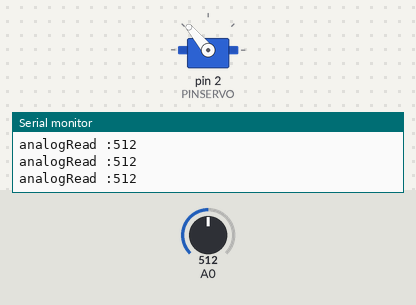
This sketch was run on a simulated Arduino Uno, built with avr-gcc and run on an emulated ATmega328P. Shown: servo, the last lines printed to the serial monitor. Inputs (shaded band) come from the test bench; at power-on: A0 = 512.

Above: at 1.2 s.
1.3 s: A0 set to 549
At 1.7 s:
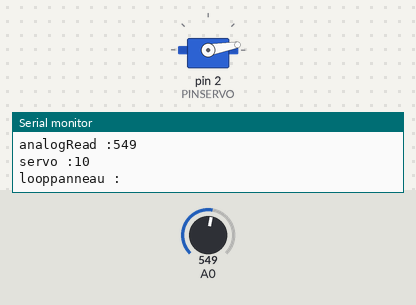
Timing chart, 0 to 4.3 s (numbered marks = the images above; inputs shaded):
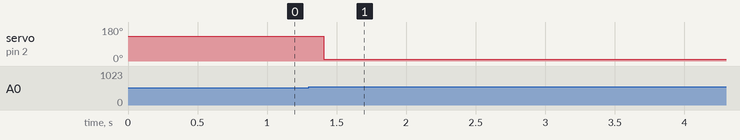

The sketch:

20190204_robotiquexperience.ino
```cpp
#include <Servo.h>

Servo myservo;  // create servo object to control a servo

const int sharp = 0;       // pin du sharp ( A0 )
const int moteur = 2;     // pin du moteur
int valeurdepart = 70;
int valeursharp = 0;
int led = 4;              // PIN LED
int inter = "30";             // temps d'attente entre 2 éclairage ( "grésillement")


/////////////////////////// PANNEAU ////////////////////////////////////

          //Pins des ampoules
int ampoule1 = 2;
int ampoule2 = 1;
int ampoule3 = 0;
int handUp = 160;             // l'angle du servo moteur en position haute
int handDown = 80;            // l'angle du servo moteur en position haute
short int delaybas = 100;     // temps d'attente en position basse en milisecondes
short int delayhaut = 2000;   // temps d'attente en position haute en milisecondes
short int delaytraget =500;   // temps d'attente pour laisser le servo bouger
void setuppanneau()
{


 pinMode(ampoule1,OUTPUT);        // initialise les ampoules
 pinMode(ampoule2,OUTPUT);        // initialise les ampoules
 pinMode(ampoule3,OUTPUT);        // initialise les ampoules

digitalWrite (ampoule1,HIGH);     //allume les ampoules
digitalWrite (ampoule2,HIGH);     //allume les ampoules
digitalWrite (ampoule3,HIGH);     //allume les ampoules
}

 void gresillement () {           //fonction définisant la séquance de "grésillement"
 analogWrite (ampoule1,255);      //100%
 analogWrite (ampoule2,255);
 analogWrite (ampoule3,255);
 delay(2*inter);                  //attend plus longtemps
 analogWrite (ampoule1,180);      //50%
 analogWrite (ampoule2,180);
 analogWrite (ampoule3,180);
 delay(inter);
 analogWrite (ampoule1,230);      //90%
 analogWrite (ampoule2,230);
 analogWrite (ampoule3,230);
 delay(inter);
 analogWrite (ampoule1,230);      //90%
 analogWrite (ampoule2,230);
 analogWrite (ampoule3,230);
 delay(inter);
 analogWrite (ampoule1,255);      //100%
 analogWrite (ampoule2,255);
 analogWrite (ampoule3,255);
 delay(inter);
for (int t=0;t<2;t=t+1) {           //répete 2 fois cette séquance
  analogWrite (ampoule1,0);         //0%
  analogWrite (ampoule2,0);
  analogWrite (ampoule3,0);
  delay(inter);
  analogWrite (ampoule1,102);       //40%
  analogWrite (ampoule2,102);
  analogWrite (ampoule3,102);
  delay(inter);
  analogWrite (ampoule1,26);        //10%
  analogWrite (ampoule2,26);
  analogWrite (ampoule3,26);
  delay(inter);
  analogWrite (ampoule1,255);       //100%
  analogWrite (ampoule2,255);
  analogWrite (ampoule3,255);
  delay(inter);
  }
 }
void looppanneau() {
    Serial.println("looppanneau :");
   gresillement ();
  delay(delayhaut);
  delay(delaytraget);
  delay(delaybas);
  delay(delaytraget);
}


/////////////////////////////////////////////////

#define PINSERVO 2
void setup() {

   Serial.begin(9600);
   Serial.println("setup :");
   myservo.attach(PINSERVO);  // attaches the servo on pin 9 to the servo object

    valeursharp = analogRead(0)+analogRead(0)+analogRead(0)+analogRead(0);                              // lecture du capteur
   valeursharp/=4;


     valeurdepart=valeursharp;
    Serial.print("servo :");Serial.println(130);
    myservo.write(130);  //arme le lance pierre
 }
 void lacher()
 {
  myservo.write(10);
      Serial.print("servo :");Serial.println(10);
  }
void loop() {
//DETECT DEPAR ROBOT
  valeursharp = analogRead(0);
      Serial.print("analogRead :");Serial.println(valeurdepart);
  while((valeurdepart -20 < valeursharp) && (valeursharp < valeurdepart +20))
   {
    delay(200);
   valeursharp = analogRead(0)+analogRead(0)+analogRead(0)+analogRead(0);                              // lecture du capteur
   valeursharp/=4;
        Serial.print("analogRead :");Serial.println(valeursharp);
    }
//LACHER
   {                                                 // si la valeur est differante (le robot est parti) allumer le moteur
        lacher();
        }
    delay(200);
//LAMPE
    setuppanneau();
    while(1)
    looppanneau();
}
```

Measured:
- the behaviour switches between 531 and 532 on A0 (found by bisection; images 0 and 1)
- after the input at 1.3 s, servo on pin 2 (PINSERVO): 130° → 10° after 0.11 s
